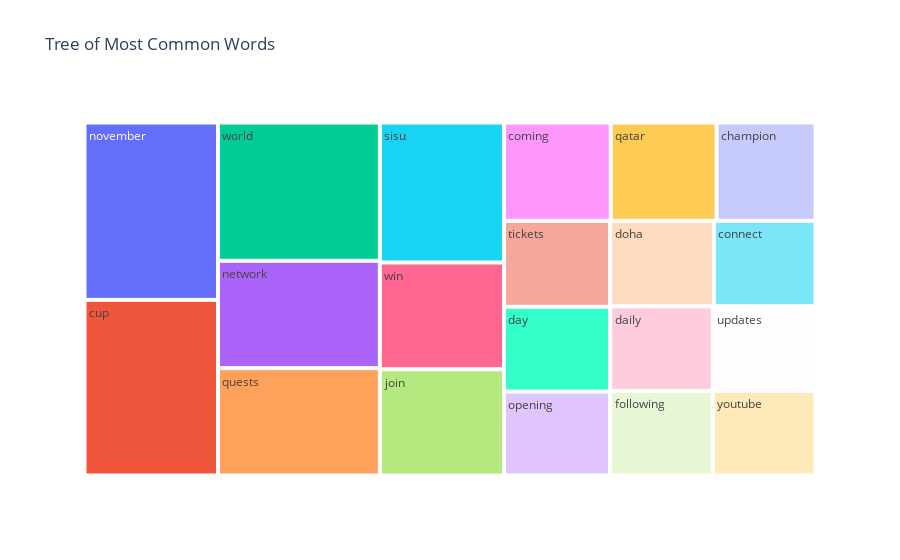

Write notebook code for a chart like this one.
### Markdown cell above
or

### Code cell
fig = px.treemap(temp, path=['Common_words'], values='count',title='Tree of Most Common Words')
fig.show()

### Figure 1 — Plotly figure (JSON) as saved in the notebook; plotly's stock layout.template omitted (floating-point values rounded to 4 significant figures)
{"data": [{"branchvalues": "total", "domain": {"x": [0, 1], "y": [0, 1]}, "hovertemplate": "labels=%{label}<br>count=%{value}<br>parent=%{parent}<br>id=%{id}<extra></extra>", "ids": ["champion", "coming", "connect", "cup", "daily", "day", "doha", "following", "join", "network", "november", "opening", "qatar", "quests", "sisu", "tickets", "updates", "win", "world", "youtube"], "labels": ["champion", "coming", "connect", "cup", "daily", "day", "doha", "following", "join", "network", "november", "opening", "qatar", "quests", "sisu", "tickets", "updates", "win", "world", "youtube"], "name": "", "parents": ["", "", "", "", "", "", "", "", "", "", "", "", "", "", "", "", "", "", "", ""], "type": "treemap", "values": [1687, 1820, 1507, 4066, 1507, 1560, 1538, 1507, 2288, 3014, 4106, 1545, 1805, 3014, 3014, 1582, 1507, 2300, 3881, 1507]}], "layout": {"legend": {"tracegroupgap": 0}, "title": {"text": "Tree of Most Common Words"}}}
